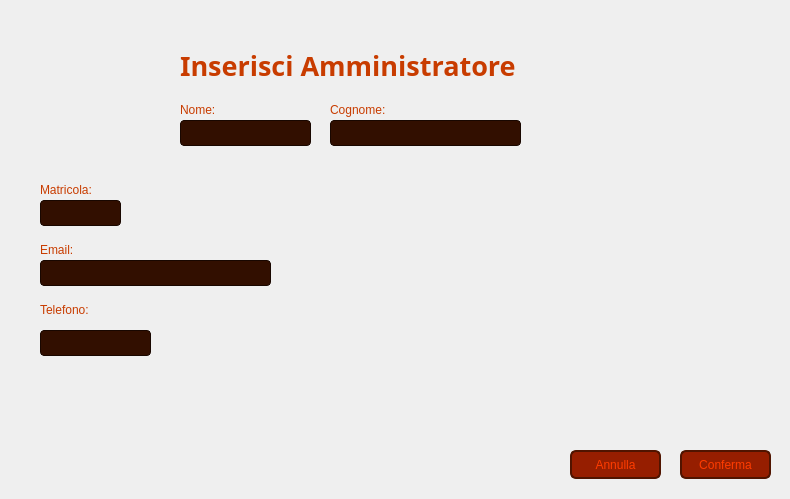
<?xml version="1.0" encoding="UTF-8"?>
<ui version="4.0">
 <class>VistaInserisciAmministratoreAmministratore</class>
 <widget class="QWidget" name="VistaInserisciAmministratoreAmministratore">
  <property name="geometry">
   <rect>
    <x>0</x>
    <y>0</y>
    <width>790</width>
    <height>499</height>
   </rect>
  </property>
  <property name="windowTitle">
   <string>Inserisci Amministratore - CineMax</string>
  </property>
  <widget class="QLabel" name="Sfondo">
   <property name="geometry">
    <rect>
     <x>0</x>
     <y>0</y>
     <width>791</width>
     <height>501</height>
    </rect>
   </property>
   <property name="font">
    <font>
     <family>Segoe UI</family>
    </font>
   </property>
   <property name="styleSheet">
    <string notr="true">QLabel {
    background: qlineargradient(
        x1: 0, y1: 1,
        x2: 0, y2: 0,
        stop: 0 #320F00,
        stop: 1 #641E00
    );
}</string>
   </property>
   <property name="text">
    <string/>
   </property>
  </widget>
  <widget class="QLabel" name="labelProfiloAmministratore">
   <property name="geometry">
    <rect>
     <x>40</x>
     <y>30</y>
     <width>121</width>
     <height>121</height>
    </rect>
   </property>
   <property name="text">
    <string/>
   </property>
   <property name="pixmap">
    <pixmap>Immagini/profiloButtonAmministratore.png</pixmap>
   </property>
   <property name="scaledContents">
    <bool>true</bool>
   </property>
  </widget>
  <widget class="QLabel" name="labelNome">
   <property name="geometry">
    <rect>
     <x>180</x>
     <y>100</y>
     <width>63</width>
     <height>20</height>
    </rect>
   </property>
   <property name="styleSheet">
    <string notr="true">QLabel {
    color: #C83C00;
}</string>
   </property>
   <property name="text">
    <string>Nome:</string>
   </property>
   <property name="alignment">
    <set>Qt::AlignmentFlag::AlignLeading|Qt::AlignmentFlag::AlignLeft|Qt::AlignmentFlag::AlignVCenter</set>
   </property>
  </widget>
  <widget class="QLabel" name="labelTitolo">
   <property name="geometry">
    <rect>
     <x>180</x>
     <y>30</y>
     <width>431</width>
     <height>71</height>
    </rect>
   </property>
   <property name="font">
    <font>
     <family>Segoe UI Variable</family>
     <pointsize>20</pointsize>
     <bold>true</bold>
    </font>
   </property>
   <property name="styleSheet">
    <string notr="true">QLabel {
    color: #C83C00;
}</string>
   </property>
   <property name="text">
    <string>Inserisci Amministratore</string>
   </property>
   <property name="alignment">
    <set>Qt::AlignmentFlag::AlignLeading|Qt::AlignmentFlag::AlignLeft|Qt::AlignmentFlag::AlignVCenter</set>
   </property>
  </widget>
  <widget class="QLabel" name="labelCognome">
   <property name="geometry">
    <rect>
     <x>330</x>
     <y>100</y>
     <width>81</width>
     <height>20</height>
    </rect>
   </property>
   <property name="styleSheet">
    <string notr="true">QLabel {
    color: #C83C00;
}</string>
   </property>
   <property name="text">
    <string>Cognome:</string>
   </property>
   <property name="alignment">
    <set>Qt::AlignmentFlag::AlignLeading|Qt::AlignmentFlag::AlignLeft|Qt::AlignmentFlag::AlignVCenter</set>
   </property>
  </widget>
  <widget class="QLabel" name="labelMatricola">
   <property name="geometry">
    <rect>
     <x>40</x>
     <y>180</y>
     <width>81</width>
     <height>20</height>
    </rect>
   </property>
   <property name="styleSheet">
    <string notr="true">QLabel {
    color: #C83C00;
}</string>
   </property>
   <property name="text">
    <string>Matricola:</string>
   </property>
   <property name="alignment">
    <set>Qt::AlignmentFlag::AlignLeading|Qt::AlignmentFlag::AlignLeft|Qt::AlignmentFlag::AlignVCenter</set>
   </property>
  </widget>
  <widget class="QLabel" name="labelEmail">
   <property name="geometry">
    <rect>
     <x>40</x>
     <y>240</y>
     <width>81</width>
     <height>20</height>
    </rect>
   </property>
   <property name="styleSheet">
    <string notr="true">QLabel {
    color: #C83C00;
}</string>
   </property>
   <property name="text">
    <string>Email:</string>
   </property>
   <property name="alignment">
    <set>Qt::AlignmentFlag::AlignLeading|Qt::AlignmentFlag::AlignLeft|Qt::AlignmentFlag::AlignVCenter</set>
   </property>
  </widget>
  <widget class="QLabel" name="labelTelefono">
   <property name="geometry">
    <rect>
     <x>40</x>
     <y>300</y>
     <width>81</width>
     <height>20</height>
    </rect>
   </property>
   <property name="styleSheet">
    <string notr="true">QLabel {
    color: #C83C00;
}</string>
   </property>
   <property name="text">
    <string>Telefono:</string>
   </property>
   <property name="alignment">
    <set>Qt::AlignmentFlag::AlignLeading|Qt::AlignmentFlag::AlignLeft|Qt::AlignmentFlag::AlignVCenter</set>
   </property>
  </widget>
  <widget class="QLineEdit" name="lineEditEmail">
   <property name="geometry">
    <rect>
     <x>40</x>
     <y>260</y>
     <width>231</width>
     <height>26</height>
    </rect>
   </property>
   <property name="styleSheet">
    <string notr="true">QLineEdit {
    background-color: #320F00;
    color: #962D00;
    border: 1px solid #190700;
    border-radius: 4px;
}</string>
   </property>
   <property name="text">
    <string/>
   </property>
  </widget>
  <widget class="QLineEdit" name="lineEditTelefono">
   <property name="geometry">
    <rect>
     <x>40</x>
     <y>330</y>
     <width>111</width>
     <height>26</height>
    </rect>
   </property>
   <property name="styleSheet">
    <string notr="true">QLineEdit {
    background-color: #320F00;
    color: #962D00;
    border: 1px solid #190700;
    border-radius: 4px;
}</string>
   </property>
   <property name="text">
    <string/>
   </property>
  </widget>
  <widget class="QLineEdit" name="lineEditMatricola">
   <property name="geometry">
    <rect>
     <x>40</x>
     <y>200</y>
     <width>81</width>
     <height>26</height>
    </rect>
   </property>
   <property name="styleSheet">
    <string notr="true">QLineEdit {
    background-color: #320F00;
    color: #962D00;
    border: 1px solid #190700;
    border-radius: 4px;
}</string>
   </property>
   <property name="text">
    <string/>
   </property>
  </widget>
  <widget class="QLineEdit" name="lineEditNome">
   <property name="geometry">
    <rect>
     <x>180</x>
     <y>120</y>
     <width>131</width>
     <height>26</height>
    </rect>
   </property>
   <property name="styleSheet">
    <string notr="true">QLineEdit {
    background-color: #320F00;
    color: #962D00;
    border: 1px solid #190700;
    border-radius: 4px;
}</string>
   </property>
   <property name="text">
    <string/>
   </property>
  </widget>
  <widget class="QLineEdit" name="lineEditCognome">
   <property name="geometry">
    <rect>
     <x>330</x>
     <y>120</y>
     <width>191</width>
     <height>26</height>
    </rect>
   </property>
   <property name="styleSheet">
    <string notr="true">QLineEdit {
    background-color: #320F00;
    color: #962D00;
    border: 1px solid #190700;
    border-radius: 4px;
}</string>
   </property>
   <property name="text">
    <string/>
   </property>
  </widget>
  <widget class="QPushButton" name="pushButtonConferma">
   <property name="geometry">
    <rect>
     <x>680</x>
     <y>450</y>
     <width>91</width>
     <height>29</height>
    </rect>
   </property>
   <property name="styleSheet">
    <string notr="true">QPushButton {
    background-color: #961E00;
    color: #FF3C00;
    border: 2px solid #501400;
    border-radius: 6px;
}

QPushButton:hover {
    background-color: #C83200;
}</string>
   </property>
   <property name="text">
    <string>Conferma</string>
   </property>
  </widget>
  <widget class="QPushButton" name="pushButtonAnnulla">
   <property name="geometry">
    <rect>
     <x>570</x>
     <y>450</y>
     <width>91</width>
     <height>29</height>
    </rect>
   </property>
   <property name="styleSheet">
    <string notr="true">QPushButton {
    background-color: #961E00;
    color: #FF3C00;
    border: 2px solid #501400;
    border-radius: 6px;
}

QPushButton:hover {
    background-color: #C83200;
}</string>
   </property>
   <property name="text">
    <string>Annulla</string>
   </property>
  </widget>
 </widget>
 <resources/>
 <connections/>
</ui>
